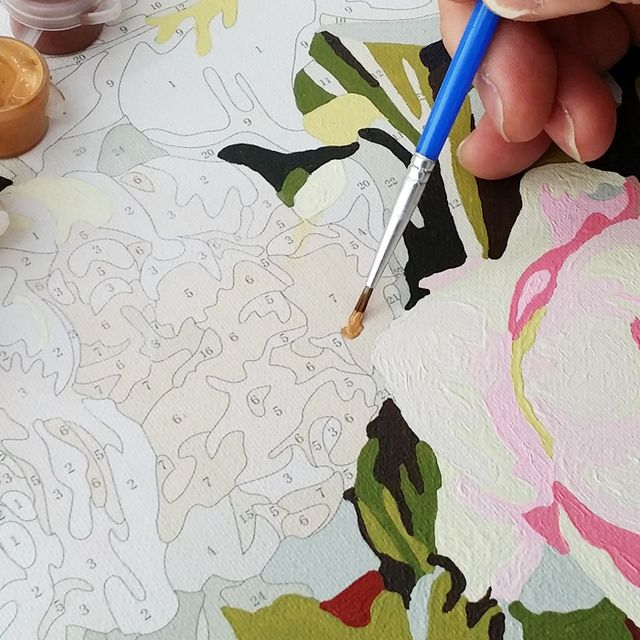
#> input picture pypipo/sample/pipo-example.jpg, 640 x 640 px
$ python -i process.py   (imports and definitions only)   (older library calls are emulated)
#> lines starting #> are read from the running program, lines starting #| are printed output that depends on the picture
#> further down, picture is the input picture: shape (640, 640, 3); mean B, G, R 167.6, 175.4, 182.4
### pypipo/libs/utils.py
# -*- coding: utf-8 -*-

import cv2
import colorsys
import numpy as np
from datetime import datetime

# for release
from pypipo.libs._colormath.color_objects import *
from pypipo.libs.paint_color_rgb_code  import *
from pypipo.libs._colormath.color_conversions import convert_color
from pypipo.libs._colormath.color_diff import delta_e_cie2000

# [5 lines of commented-out code are left out]

MAX_RGB_VALUE               = 255
MAX_HUE                     = 360
MAX_SATURATION_LIGHTNESS    = 100


# [38 lines left out: functions bgr_to_hex, hex_to_bgr, get_number_of_image_color, not called in this run]

def img_read(file_path):
    np_read_image = cv2.imread(file_path)
    return np_read_image

def img_save(save_path, save_image):
    cv2.imwrite(save_path, save_image)
    return

def check_parameter_range(value, minimum, maximum, name="input"):
    """
    Check if the given value is within the specified range and raise an exception if it's not.

    Parameters
    ----------
    value : int or float
        The value to be checked.
    minimum : int or float
        The allowed minimum value.
    maximum : int or float
        The allowed maximum value.
    name : string, Optional (default="input")
        The string representing name of value in ValueError message.

    Raises
    ----------
    ValueError
        Exception raised if the input value is not within the specified range.

    Returns
    ----------
    None
    """
    if value < minimum or value > maximum:
        raise ValueError(f"The {name} value {value} is outside the allowed range ({minimum} ~ {maximum}).")

    return

def nearest_odd_integer(value):
    """
    Returns the nearest odd integer to the given value.

    Parameters
    ----------
    value : float or int
        The input value for which the nearest odd integer should be found.

    Returns
    ----------
    return : int
        The nearest odd integer to the given value.
        If the input value is itself an odd integer, it will be returned.
    """
    nearest_even = round(value)
    nearest_odd = (nearest_even + 1) if (nearest_even % 2 == 0) else nearest_even
    return nearest_odd

def division_filter(image, divisor):
    ''' simplify image pixels with division
    Parameters
    ----------
        image : np.ndarray
            Input image
        divisor : int (0 <= divisor <= 255)
            A value for dividing color pixel values

    Returns
    ----------
        blurred_image : np.ndarry
            Blurred image
    '''
    check_parameter_range(divisor, 1, 255, name="div")
    blurred_image =  (image // divisor * divisor) + (divisor // 2)
    return blurred_image

# [103 lines left out: functions set_opacity_base_image, bgr_to_hsl, hsl_to_bgr, find_closest_color, not called in this run]

def _clamp_rgb_value(value):
    # Ensure RGB value is within the valid range [0, 1]
    return max(0, min(value, 1))

def _scale_to_255(*values):
    # Scale values to the range [0, 255]
    return tuple(int(v * MAX_RGB_VALUE) for v in values)

# [100 lines left out: functions lab_to_bgr, bgr_to_lab, find_most_similar_paint_bgr_color, log_to_file, not called in this run]

### pypipo/libs/_colormath/color_conversions.py
"""
Conversion between color spaces.

.. note:: This module makes extensive use of imports within functions.
    That stinks.
"""
from abc import ABCMeta, abstractmethod

import math
import logging

import numpy
import networkx

from . import color_constants
from . import spectral_constants
from .color_objects import ColorBase, XYZColor, sRGBColor, \
    LCHabColor, LCHuvColor, LabColor, xyYColor, LuvColor, HSVColor, HSLColor, \
    CMYColor, CMYKColor, BaseRGBColor, IPTColor, SpectralColor, AdobeRGBColor
from .chromatic_adaptation import apply_chromatic_adaptation
from .color_exceptions import InvalidIlluminantError, \
    UndefinedConversionError


logger = logging.getLogger(__name__)


# noinspection PyPep8Naming
# [25 lines left out: function apply_RGB_matrix, not called in this run]


# Avoid the repetition, since the conversion tables for the various RGB
# spaces are the same.
_RGB_SPACES = [sRGBColor, AdobeRGBColor]


class ConversionManager(object):
    __metaclass__ = ABCMeta

    def __init__(self):
        self.registered_color_spaces = set()

    def add_type_conversion(self, start_type, target_type, conversion_function):
        """
        Register a conversion function between two color spaces.
        :param start_type: Starting color space.
        :param target_type: Target color space.
        :param conversion_function: Conversion function.
        """
        self.registered_color_spaces.add(start_type)
        self.registered_color_spaces.add(target_type)
        logger.debug(
            'Registered conversion from %s to %s', start_type, target_type)

    # [26 lines left out: functions get_conversion_path, _normalise_type, not called in this run]


class GraphConversionManager(ConversionManager):
    def __init__(self):
        super(GraphConversionManager, self).__init__()
        self.conversion_graph = networkx.DiGraph()

    # [21 lines left out: functions get_conversion_path, _find_shortest_path, not called in this run]

    def add_type_conversion(self, start_type, target_type, conversion_function):
        super(GraphConversionManager, self).add_type_conversion(
            start_type, target_type, conversion_function)
        self.conversion_graph.add_edge(
            start_type, target_type, conversion_function=conversion_function)


class DummyConversionManager(ConversionManager):
    def add_type_conversion(self, start_type, target_type, conversion_function):
        pass

    # [5 lines left out: function get_conversion_path, not called in this run]


_conversion_manager = GraphConversionManager()


def color_conversion_function(start_type, target_type):
    """
    Decorator to indicate a function that performs a conversion from one color
    space to another.

    This decorator will return the original function unmodified, however it will
    be registered in the _conversion_manager so it can be used to perform color
    space transformations between color spaces that do not have direct
    conversion functions (e.g., Luv to CMYK).

    Note: For a conversion to/from RGB supply the BaseRGBColor class.

    :param start_type: Starting color space type
    :param target_type: Target color space type
    """
    def decorator(f):
        f.start_type = start_type
        f.target_type = target_type
        _conversion_manager.add_type_conversion(start_type, target_type, f)
        return f

    return decorator


# noinspection PyPep8Naming,PyUnusedLocal
# [712 lines left out: functions Spectral_to_XYZ, Lab_to_LCHab, Lab_to_XYZ, Luv_to_LCHuv, Luv_to_XYZ, LCHab_to_Lab and 19 more, not called in this run]


# We use this as a template conversion dict for each RGB color space. They
# are all identical.
_RGB_CONVERSION_DICT_TEMPLATE = {
    "HSLColor": [RGB_to_HSL],
    "HSVColor": [RGB_to_HSV],
    "CMYColor": [RGB_to_CMY],
    "CMYKColor": [RGB_to_CMY, CMY_to_CMYK],
    "XYZColor": [RGB_to_XYZ],
    "xyYColor": [RGB_to_XYZ, XYZ_to_xyY],
    "LabColor": [RGB_to_XYZ, XYZ_to_Lab],
    "LCHabColor": [RGB_to_XYZ, XYZ_to_Lab, Lab_to_LCHab],
    "LCHuvColor": [RGB_to_XYZ, XYZ_to_Luv, Luv_to_LCHuv],
    "LuvColor": [RGB_to_XYZ, XYZ_to_Luv],
    "IPTColor": [RGB_to_XYZ, XYZ_to_IPT],

}


# [87 lines left out: function convert_color, not called in this run]

### pypipo/libs/process.py
# -*- coding: utf-8 -*-

import cv2
import sys
import numpy as np
from tqdm import trange
from collections import defaultdict
from scipy.spatial import distance as dist

from pypipo.libs.utils import *


class Painting:
    """Change image to painting image.

    Parameters
    ----------
    np_color_img : np.array
        3D color image read as numpy

    Attributes
    ----------
    original_img : np.array
        Input original image
    clustered_colors : np.array
        Color clustered image (Applied K-Means Algorithm)
    """

    def __init__(self, np_color_img):
        self.original_img = np_color_img
        self.clustered_colors = np.array([])
        return

    def run(self,
            number = 16,
            attempts = 1,
            is_upscale = False,
            target_size = 3,
            div = 8,
            sigma = 20):
        """Cluster image color with k-means algorithm.

        Parameters
        ----------
        number : int, optional (default: 16)
            Number of color clustered
        attempts : int, optional (default: 1)
            How many iterate try to k-means clustering
        is_upscale : bool, optional (default: False)
            Expand size of image
        target_size : int, optional (default: 3)
            Size that want to expand image.
            If you want to guess the proper size, set size value under 1.
        div : int, optional (default: 8)
            Reducing numbers of color on image
        sigma : int, optional (default: 20)
            bilateralFilter Parameter

        Returns
        ----------
        painting : np.ndarray
            Color clustered image
        color_index_map : np.ndarray
            a Array that contains clustered color indexs.
        """

        target_image = self.original_img.copy()

        target_image = self.__blurring(target_image, div, sigma)

        if is_upscale:
            target_image = self.__expand_image(target_image, target_size = target_size)

        painting, color_index_map = self.__cluster_color_with_kmeans(target_image,
                                                                    number_of_color = number,
                                                                    attempts = attempts)

        return painting, color_index_map

    def __blurring(self, image, div, sigma, ratio=0.46):
        """Image blurring

        Parameters
        ----------
        image : np.ndarray
            Input image
        div : int
            Reducing numbers of color on image
        sigma : int
            bilateralFilter Parameter
        ratio : float, optional (default: 0.46)
            bilateral filter intensity.
            it nomarized by 0.0 ~ 1.0

        Returns
        -------
        blurred_image : np.ndarray
            blurred Image
        """
#> called with div = 8, sigma = 20, ratio = 0.46
        # check sigma value
        BILATERAL_FILTER_SIGMACOLOR_MIN = 10
        BILATERAL_FILTER_SIGMACOLOR_MAX = 120
        # contants for calculating bilateral filter
        BILATERAL_FILTER_RADIUS_MAX_WEIGHT = 5258414
        BILATERAL_FILTER_RADIUS_WEIGHT_SCALE_FACTOR = 10 ** 11

        height, width = image.shape[:2]
#> height = 640; width = 640

        # checks that ratio is not outside the normalized range.
        check_parameter_range(ratio, 0.0, 1.0, name="blurring_ratio")

        check_parameter_range(sigma,
                    BILATERAL_FILTER_SIGMACOLOR_MIN,
                    BILATERAL_FILTER_SIGMACOLOR_MAX,
                    name="sigma")

        # denormalize bilateral filter weight
        bilateral_filter_weight = (BILATERAL_FILTER_RADIUS_MAX_WEIGHT * ratio)

        # calcuate proper radius based on image pixels
        num_of_pixel = width * height
#> num_of_pixel = 409600
        radius = nearest_odd_integer(
                    num_of_pixel * bilateral_filter_weight
                    / BILATERAL_FILTER_RADIUS_WEIGHT_SCALE_FACTOR
                )
#> radius = 11

        # bilateral blurring
        blurred_image = cv2.bilateralFilter(image, radius, sigma, sigma)
        blurred_image = cv2.medianBlur(blurred_image, 5)
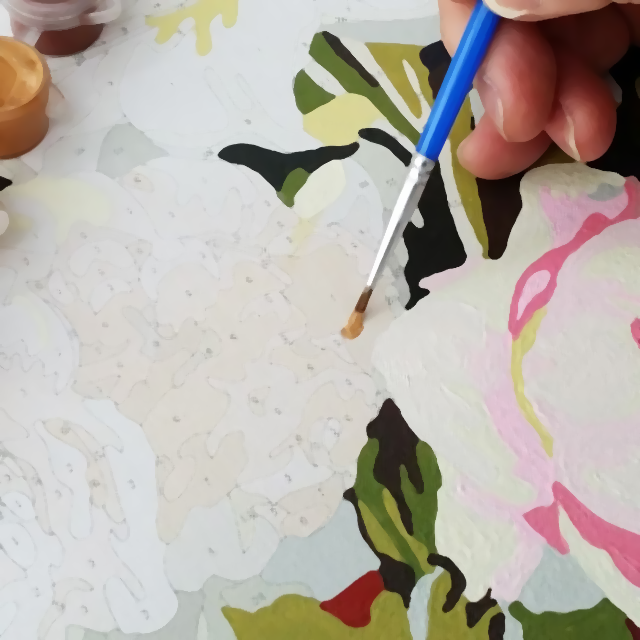
#> blurred_image: shape (640, 640, 3); mean B, G, R 168.9, 176.8, 183.8
        blurred_image = division_filter(blurred_image, div)

        return blurred_image

    def __cluster_color_with_kmeans(self, image, number_of_color, attempts):
        """Cluster image color with k-means algorithm.

        Parameters
        ----------
        image : np.ndarray
            Input image
        number_of_color : int
            Number of color clustered
        attempts : int
            How many iterate try to k-means clustering

        Returns
        ----------
        color_clustered_image : np.ndarray
            Color clustered image
        color_index_map : np.ndarray
            a Array that contains clustered color indexs.
        """
#> called with number_of_color = 16, attempts = 1
        height, width = image.shape[:2]
#> height = 640; width = 640

        # transform color data to use k-means algorithm
        # need to trnasform into two-dimensional array
        # [[B, G, R], [B, G, R] ... , [B, G, R]]
        training_data_samples = image.reshape((-1, 3)).astype(np.float32)

        # sse : Sum of squared error
        # labels : Array about label, show like 0, 1
        # centers : Cluster centroid array
        sse, labels, centers = cv2.kmeans(
                                        training_data_samples,  # Align training data, data type = np.float32
                                        number_of_color,        # number of cluster
                                        None,                   # Sort the cluster numbers for each sample

                                        # TERM_CRITERIA_EPS : End iteration when a certain accuracy is reached
                                        # TERM_CRITERIA_MAX_ITER : End iteration after a certain number of iterations
                                        criteria = (cv2.TERM_CRITERIA_EPS + cv2.TERM_CRITERIA_MAX_ITER,
                                                    100000, # max_iter : Max number of iterations
                                                    0.0001), # epsilon : Specific Accuracy Required
                                        attempts = attempts,  # Number of iterations to run using different initial centroids

                                        # flags : To set the Initial Centroids
                                        # cv2.KMEANS_RANDOM_CENTERS : Random
                                        # cv2.KMEANS_PP_CENTERS : K-Means++ Algorithm
                                        # cv2.KMEANS_USE_INITIAL_LABELS : User selection
                                        flags = cv2.KMEANS_PP_CENTERS)
#> sse = 89702603.3; centers = 16 rows, first 8: [219.1, 219.4, 219.3], [34.66, 39.89, 45.96], [94.81, 118.3, 177], [144.9, 154.5, 164.9], [33.77, 42.71, 112], [186.2, 68.44, 16.18], [186.6, 190.5, 190], [59.15, 137.5, 142.4]

        # a Array that contains clustered color indexs.
        # it has same shape as Oringinal image, but the value it contains is a single-dimension.
        # it will be used to draw line along the colors.
        color_index_map = labels.reshape((height, width))
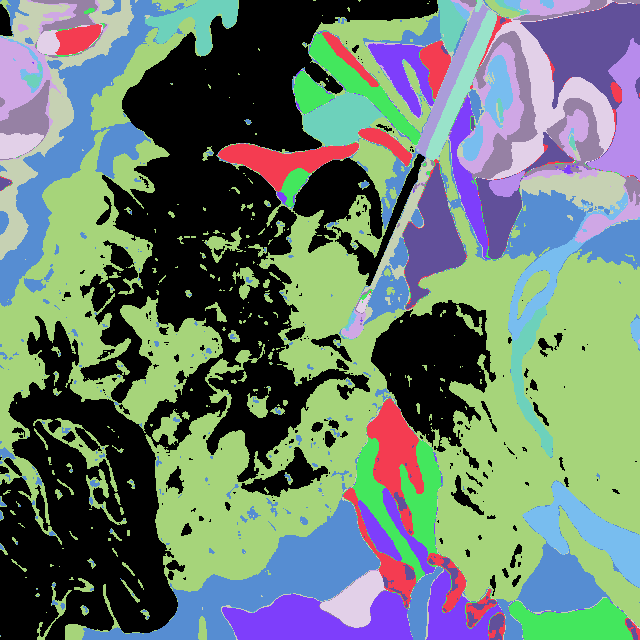
#> color_index_map: shape (640, 640) int32; 16 distinct labels, from 0 to 15; one colour per label, 0 black

        centers = np.uint8(centers)
#> centers = 16 rows, first 8: [219, 219, 219], [34, 39, 45], [94, 118, 176], [144, 154, 164], [33, 42, 112], [186, 68, 16], [186, 190, 190], [59, 137, 142]
        res = centers[labels.flatten()]
        # self.clustered_colors = centers

        # for returns
        # sse = round(sse ** 0.5 // 10, 2)
        color_clustered_image = res.reshape((image.shape))
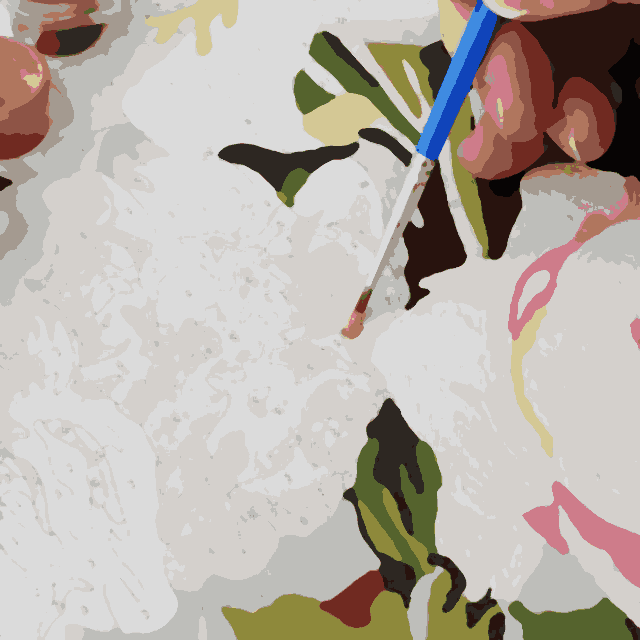
#> color_clustered_image: shape (640, 640, 3); mean B, G, R 169, 176.5, 184.2
        return color_clustered_image, color_index_map

    # [55 lines left out: functions __expand_image, get_clustered_color_info, not called in this run]


class LineDrawing:
    """Draw line on image with color boundary

    Parameters
    ----------
    color_index_map : np.ndarray
        a Array that contains clustered color indexs.
        it might be returned from Painting Process.

    Attributes
    ----------
    web : np.array
        Remain only lines from image color boundary, white background
    """
    # [108 lines left out: functions __init__, run, __draw_line, __draw_outline, __get_diff, get_image_lab, not called in this run]


class ColorspaceIndexing:
    """Color indexing at colorspace

    Parameters
    ----------
    painting_img : np.ndarray
        Color clustered image
    web_img : np.ndarray
        Line drawn edge of color at color clustered image
    color_indexs : list[str]
        Color index number list
    color_rbg_values : list[tuple]
        RGB values
    """
    # [255 lines left out: functions __init__, __get_contours_information_from_web, set_opacity_base_image, __get_circle_radius_center, check_avg_color_inside_colorspace, __set_label_inside_colorspace and 3 more, not called in this run]

    def dev_get_result_image(self):
        return self.filled_color_inside_web_output

>>> import cv2
>>> picture = cv2.imread('../sample/pipo-example.jpg')
>>> result = Painting(picture).run()
